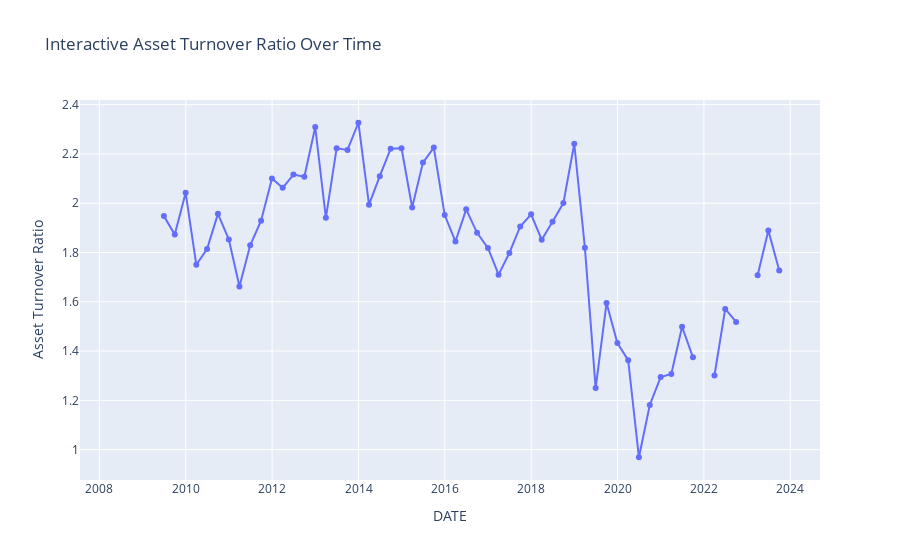

Source (notebook cell):
### Markdown cell above
# Visualization

### Code cell
import plotly.express as px

# Plotting Asset Turnover Ratio over time
fig = px.line(df_copy
              , x='DATE', y='AssetTurnoverRatio', 
              title='Interactive Asset Turnover Ratio Over Time',
              labels={'AssetTurnoverRatio': 'Asset Turnover Ratio'})

# Interactive features
fig.update_traces(mode='lines+markers')
fig.update_layout(hovermode='x unified')
fig.show()

### Figure 1 — Plotly figure (JSON) as saved in the notebook; plotly's stock layout.template omitted (floating-point values rounded to 4 significant figures)
{"data": [{"hovertemplate": "DATE=%{x}<br>Asset Turnover Ratio=%{y}<extra></extra>", "legendgroup": "", "line": {"color": "#636efa", "dash": "solid"}, "marker": {"symbol": "circle"}, "mode": "lines+markers", "name": "", "orientation": "v", "showlegend": false, "type": "scatter", "x": ["2008-12-31T00:00:00", "2009-06-30T00:00:00", "2009-09-30T00:00:00", "2009-12-31T00:00:00", "2010-03-31T00:00:00", "2010-06-30T00:00:00", "2010-09-30T00:00:00", "2010-12-31T00:00:00", "2011-03-31T00:00:00", "2011-06-30T00:00:00", "2011-09-30T00:00:00", "2011-12-31T00:00:00", "2012-03-31T00:00:00", "2012-06-30T00:00:00", "2012-09-30T00:00:00", "2012-12-31T00:00:00", "2013-03-31T00:00:00", "2013-06-30T00:00:00", "2013-09-30T00:00:00", "2013-12-31T00:00:00", "2014-03-31T00:00:00", "2014-06-30T00:00:00", "2014-09-30T00:00:00", "2014-12-31T00:00:00", "2015-03-31T00:00:00", "2015-06-30T00:00:00", "2015-09-30T00:00:00", "2015-12-31T00:00:00", "2016-03-31T00:00:00", "2016-06-30T00:00:00", "2016-09-30T00:00:00", "2016-12-31T00:00:00", "2017-03-31T00:00:00", "2017-06-30T00:00:00", "2017-09-30T00:00:00", "2017-12-31T00:00:00", "2018-03-31T00:00:00", "2018-06-30T00:00:00", "2018-09-30T00:00:00", "2018-12-31T00:00:00", "2019-03-31T00:00:00", "2019-06-30T00:00:00", "2019-09-30T00:00:00", "2019-12-31T00:00:00", "2020-03-31T00:00:00", "2020-06-30T00:00:00", "2020-09-30T00:00:00", "2020-12-31T00:00:00", "2021-03-31T00:00:00", "2021-06-30T00:00:00", "2021-09-30T00:00:00", "2021-12-31T00:00:00", "2022-03-31T00:00:00", "2022-06-30T00:00:00", "2022-09-30T00:00:00", "2022-12-31T00:00:00", "2023-03-31T00:00:00", "2023-06-30T00:00:00", "2023-09-30T00:00:00", "2008-06-30T00:00:00", "2008-09-30T00:00:00", "2009-03-31T00:00:00"], "xaxis": "x", "y": [null, 1.948, 1.873, 2.042, 1.75, 1.814, 1.957, 1.853, 1.662, 1.829, 1.929, 2.1, 2.062, 2.116, 2.107, 2.309, 1.941, 2.223, 2.216, 2.326, 1.994, 2.11, 2.221, 2.223, 1.983, 2.165, 2.226, 1.952, 1.845, 1.975, 1.88, 1.818, 1.71, 1.798, 1.906, 1.955, 1.852, 1.924, 2.0, 2.241, 1.82, 1.25, 1.595, 1.433, 1.363, 0.9692, 1.181, 1.295, 1.307, 1.499, 1.375, null, 1.301, 1.571, 1.518, null, 1.708, 1.889, 1.727, null, null, null], "yaxis": "y"}], "layout": {"hovermode": "x unified", "legend": {"tracegroupgap": 0}, "title": {"text": "Interactive Asset Turnover Ratio Over Time"}, "xaxis": {"anchor": "y", "domain": [0, 1], "title": {"text": "DATE"}}, "yaxis": {"anchor": "x", "domain": [0, 1], "title": {"text": "Asset Turnover Ratio"}}}}
